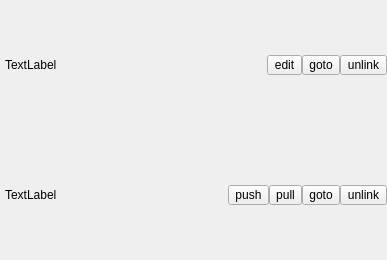
<?xml version="1.0" encoding="UTF-8"?>
<ui version="4.0">
 <class>EntityHeader</class>
 <widget class="QWidget" name="EntityHeader">
  <property name="geometry">
   <rect>
    <x>0</x>
    <y>0</y>
    <width>387</width>
    <height>260</height>
   </rect>
  </property>
  <property name="sizePolicy">
   <sizepolicy hsizetype="Expanding" vsizetype="Preferred">
    <horstretch>0</horstretch>
    <verstretch>0</verstretch>
   </sizepolicy>
  </property>
  <property name="windowTitle">
   <string>Form</string>
  </property>
  <layout class="QVBoxLayout" name="verticalLayout">
   <property name="spacing">
    <number>0</number>
   </property>
   <property name="margin">
    <number>0</number>
   </property>
   <item>
    <widget class="QWidget" name="containerProto" native="true">
     <layout class="QHBoxLayout" name="horizontalLayout_3">
      <property name="spacing">
       <number>0</number>
      </property>
      <property name="leftMargin">
       <number>5</number>
      </property>
      <property name="topMargin">
       <number>0</number>
      </property>
      <property name="rightMargin">
       <number>0</number>
      </property>
      <property name="bottomMargin">
       <number>0</number>
      </property>
      <item>
       <widget class="QLabel" name="labelProtoPath">
        <property name="minimumSize">
         <size>
          <width>100</width>
          <height>20</height>
         </size>
        </property>
        <property name="maximumSize">
         <size>
          <width>16777215</width>
          <height>20</height>
         </size>
        </property>
        <property name="text">
         <string>TextLabel</string>
        </property>
       </widget>
      </item>
      <item>
       <widget class="QToolButton" name="buttonEditProto">
        <property name="minimumSize">
         <size>
          <width>0</width>
          <height>20</height>
         </size>
        </property>
        <property name="maximumSize">
         <size>
          <width>16777215</width>
          <height>20</height>
         </size>
        </property>
        <property name="text">
         <string>edit</string>
        </property>
       </widget>
      </item>
      <item>
       <widget class="QToolButton" name="buttonGotoProto">
        <property name="minimumSize">
         <size>
          <width>0</width>
          <height>20</height>
         </size>
        </property>
        <property name="maximumSize">
         <size>
          <width>16777215</width>
          <height>20</height>
         </size>
        </property>
        <property name="text">
         <string>goto</string>
        </property>
       </widget>
      </item>
      <item>
       <widget class="QToolButton" name="buttonUnlinkProto">
        <property name="minimumSize">
         <size>
          <width>40</width>
          <height>20</height>
         </size>
        </property>
        <property name="maximumSize">
         <size>
          <width>16777215</width>
          <height>20</height>
         </size>
        </property>
        <property name="text">
         <string>unlink</string>
        </property>
       </widget>
      </item>
     </layout>
    </widget>
   </item>
   <item>
    <widget class="QWidget" name="containerPrefab" native="true">
     <layout class="QHBoxLayout" name="horizontalLayout_2">
      <property name="spacing">
       <number>0</number>
      </property>
      <property name="leftMargin">
       <number>5</number>
      </property>
      <property name="topMargin">
       <number>0</number>
      </property>
      <property name="rightMargin">
       <number>0</number>
      </property>
      <property name="bottomMargin">
       <number>0</number>
      </property>
      <item>
       <widget class="QLabel" name="labelPrefabPath">
        <property name="minimumSize">
         <size>
          <width>100</width>
          <height>20</height>
         </size>
        </property>
        <property name="maximumSize">
         <size>
          <width>16777215</width>
          <height>20</height>
         </size>
        </property>
        <property name="text">
         <string>TextLabel</string>
        </property>
       </widget>
      </item>
      <item>
       <widget class="QToolButton" name="buttonPushPrefab">
        <property name="minimumSize">
         <size>
          <width>0</width>
          <height>20</height>
         </size>
        </property>
        <property name="maximumSize">
         <size>
          <width>16777215</width>
          <height>20</height>
         </size>
        </property>
        <property name="text">
         <string>push</string>
        </property>
       </widget>
      </item>
      <item>
       <widget class="QToolButton" name="buttonPullPrefab">
        <property name="maximumSize">
         <size>
          <width>16777215</width>
          <height>20</height>
         </size>
        </property>
        <property name="text">
         <string>pull</string>
        </property>
       </widget>
      </item>
      <item>
       <widget class="QToolButton" name="buttonGotoPrefab">
        <property name="minimumSize">
         <size>
          <width>0</width>
          <height>20</height>
         </size>
        </property>
        <property name="maximumSize">
         <size>
          <width>16777215</width>
          <height>20</height>
         </size>
        </property>
        <property name="text">
         <string>goto</string>
        </property>
       </widget>
      </item>
      <item>
       <widget class="QToolButton" name="buttonUnlinkPrefab">
        <property name="minimumSize">
         <size>
          <width>40</width>
          <height>20</height>
         </size>
        </property>
        <property name="maximumSize">
         <size>
          <width>16777215</width>
          <height>20</height>
         </size>
        </property>
        <property name="text">
         <string>unlink</string>
        </property>
       </widget>
      </item>
     </layout>
    </widget>
   </item>
  </layout>
 </widget>
 <resources/>
 <connections/>
</ui>
